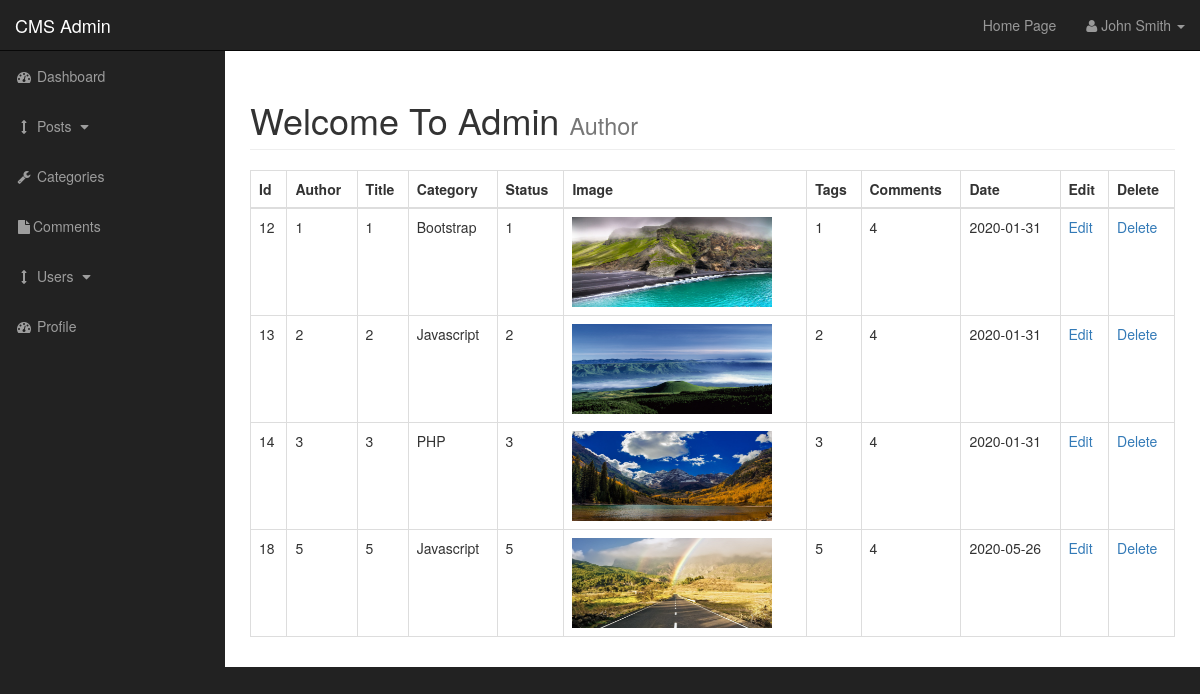
The page /admin/posts.php on the database its author committed.
### tables this page shows
CREATE TABLE `posts` (
  `post_id` int(3) NOT NULL,
  `post_category_id` int(3) NOT NULL,
  `post_title` varchar(255) NOT NULL,
  `post_author` varchar(255) NOT NULL,
  `post_date` date NOT NULL,
  `post_image` text NOT NULL,
  `post_content` text NOT NULL,
  `post_tags` varchar(255) NOT NULL,
  `post_comment_count` int(11) NOT NULL,
  `post_status` varchar(255) NOT NULL DEFAULT 'draft'
);

CREATE TABLE `categories` (
  `cat_id` int(3) NOT NULL,
  `cat_title` varchar(255) NOT NULL
);

### admin/includes/view_all_posts.php (the view, shortened to what this page needs)
<table class="table table-bordered table-hover">
    <thead>
    <tr>
        <th>Id</th>
        <th>Author</th>
        <th>Title</th>
        <th>Category</th>
        <th>Status</th>
        <th>Image</th>
        <th>Tags</th>
        <th>Comments</th>
        <th>Date</th>
        <th>Edit</th>
        <th>Delete</th>
    </tr>
    </thead>
    <tbody>
    <?php
    $query = "SELECT * FROM posts" ;
    $select_post = mysqli_query($connection,$query);
    while($row = mysqli_fetch_assoc($select_post)){
        $post_id = $row['post_id'];
        $post_author = $row['post_author'];
        $post_title = $row['post_title'];
        $post_category_id = $row['post_category_id'];
        $post_status = $row['post_status'];
        $post_image = $row['post_image'];
        $post_tags = $row['post_tags'];
        $post_comment_count = $row['post_comment_count'];
        $post_date = $row['post_date'];
    echo "<tr>";
    echo "<td>$post_id</td>";
    echo "<td>$post_author</td>";
    echo "<td>$post_title</td>";
    $query = "SELECT * FROM categories WHERE cat_id = $post_category_id ";
            $select_categories_id = mysqli_query($connection, $query);
            while ($row = mysqli_fetch_assoc($select_categories_id)) {
                $cat_title = $row['cat_title'];
                echo "<td>$cat_title</td>";
}
    echo "<td>$post_status</td>";
    echo "<td><img width='200' height='90' src='../images/$post_image'></td>";
    echo "<td>$post_tags</td>";
    echo "<td>$post_comment_count</td>";
    echo "<td>$post_date</td>";
    echo "<td><a href='posts.php?source=edit_post&p_id={$post_id}'>Edit</a></td>";
    echo "<td><a href='posts.php?delete={$post_id}'>Delete</a></td>";
    echo "</tr>";
    }
    ?>
    </tbody>
</table>

### admin/css/sb-admin.css (style rules this page uses)
body { margin-top: 100px; background-color: #222; }
@media (min-width:768px) { body { margin-top: 50px; } }

### rows shown on the page
posts: post_id "12", post_author "1", post_title "1", post_status "1", post_image (picture), post_tags "1", post_comment_count "4", post_date "2020-01-31"
categories: cat_title "Bootstrap"
posts: post_id "13", post_author "2", post_title "2", post_status "2", post_image (picture), post_tags "2", post_comment_count "4", post_date "2020-01-31"
categories: cat_title "Javascript"
posts: post_id "14", post_author "3", post_title "3", post_status "3", post_image (picture), post_tags "3", post_comment_count "4", post_date "2020-01-31"
categories: cat_title "PHP"
posts: post_id "18", post_author "5", post_title "5", post_status "5", post_image (picture), post_tags "5", post_comment_count "4", post_date "2020-05-26"
